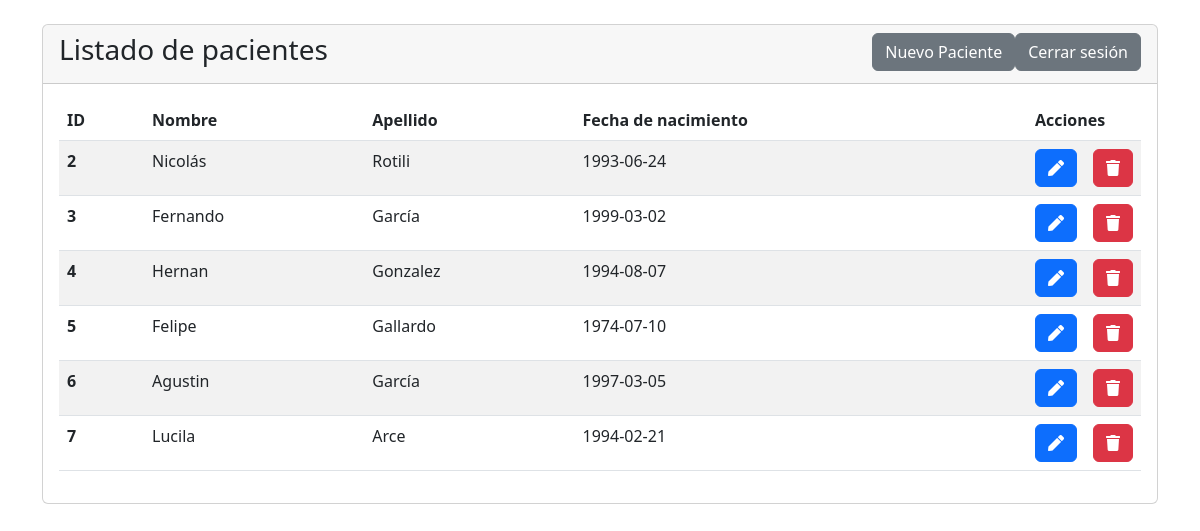
The page / on the database its author committed.
### tables this page shows
CREATE TABLE `pacientes` (
  `id` int(11) NOT NULL,
  `nombre` varchar(255) NOT NULL,
  `apellido` varchar(255) NOT NULL,
  `fechanacimiento` date NOT NULL
);

### index.php (called while the page is built, shortened)
<?php
require_once './clases/Paciente.php';
$pacientes = Paciente::all();
include_once './vistas/index.view.php';

### Clases/Paciente.php (called while the page is built, shortened)
<?php
require_once 'Conexion.php';
class Paciente extends Conexion
{
    public static function all()
    {
        $con = new Conexion();
        $con->conectar();
        $pre = mysqli_prepare($con->con, "SELECT * FROM pacientes");
        $pre->execute();
        $resultado = $pre->get_result();
        $pacientes = [];
        while ($paciente = $resultado->fetch_object(Paciente::class)) {
            array_push($pacientes, $paciente);
        }
        return $pacientes;
    }
}

### Clases/Conexion.php (called while the page is built, shortened)
<?php
class Conexion {
    private $host = "localhost";
    private $user = "root";
    private $pass = "";
    private $db = "hospital";
    public function conectar() {
        $this->con = mysqli_connect($this->host, $this->user, $this->pass, $this->db);
    }
}

### Vistas/index.view.php (the view, shortened to what this page needs)
<!DOCTYPE html>
<html lang="es">
<head>
    <link rel="stylesheet" href="https://use.fontawesome.com/releases/v5.8.1/css/all.css">
    <link href="https://cdn.jsdelivr.net/npm/bootstrap@5.2.0-beta1/dist/css/bootstrap.min.css" rel="stylesheet">
</head>
<body>
    <div class="container pt-4">
        <div class="card">
            <div class="card-header">
                <a class="btn btn-secondary" href="./logout.php" style="float: right;">Cerrar sesión</a>
                <a class="btn btn-secondary" href="./create.php" style="float: right;">Nuevo Paciente</a>
                <h3>Listado de pacientes</h3>
            </div>
            <div class="card-body">
                <table class="table table-striped">
                    <thead>
                        <tr>
                            <th scope="col">ID</th>
                            <th scope="col">Nombre</th>
                            <th scope="col">Apellido</th>
                            <th scope="col">Fecha de nacimiento</th>
                            <th colspan="2">Acciones</th>
                        </tr>
                    </thead>
                    <tbody>
                        <?php foreach ($pacientes as $paciente) : ?>
                            <tr>
                                <th scope="row"><?= $paciente->id ?></th>
                                <td><?= $paciente->nombre; ?></td>
                                <td><?= $paciente->apellido; ?></td>
                                <td><?= $paciente->fechanacimiento; ?></td>
                                <td width="10px">
                                    <a class="btn btn-primary" href="./update.php?id=<?= $paciente->id ?>"><i class="fas fa-pen"></i></a>
                                </td>
                                <td width="10px">
                                    <a class="btn btn-danger" href="./delete.php?id=<?= $paciente->id ?>"><i class="fas fa-trash"></i></a>
                                </td>
                            </tr>
                        <?php endforeach; ?>
                    </tbody>
                </table>
            </div>
        </div>
    </div>
</body>
</html>

### rows shown on the page
pacientes: id "2", nombre "Nicolás", apellido "Rotili", fechanacimiento "1993-06-24"
pacientes: id "3", nombre "Fernando", apellido "García", fechanacimiento "1999-03-02"
pacientes: id "4", nombre "Hernan", apellido "Gonzalez", fechanacimiento "1994-08-07"
pacientes: id "5", nombre "Felipe", apellido "Gallardo", fechanacimiento "1974-07-10"
pacientes: id "6", nombre "Agustin", apellido "García", fechanacimiento "1997-03-05"
pacientes: id "7", nombre "Lucila", apellido "Arce", fechanacimiento "1994-02-21"
